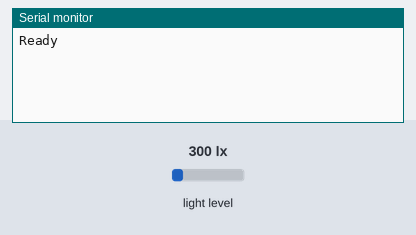
A sketch run on a simulated Arduino MKR. Parts: the last lines printed to the serial monitor. The inputs (shaded band) are chosen by the test bench; at power-on: light level 300 lx. WiFi joins after 1.5 s; servers stay silent unless stated; web services answer with replies made up by the test bench.

Above: at 2.7 s.
2.8 s: light level set to 500 lx
At 4.5 s:
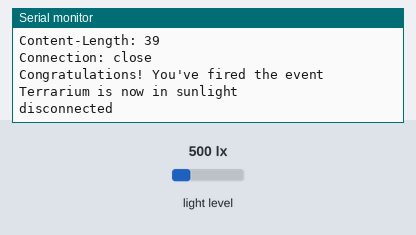
5.0 s: light level set to 40 lx
At 5.6 s:
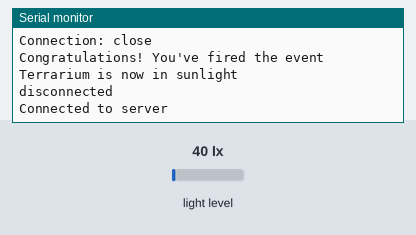

Measured:
- after the input at 2.8 s, the serial monitor: prints a new line after 0.20 s (image 1)

The sketch:

Task3.1IFTTT.ino
```cpp
#include <WiFiNINA.h>
#include "secrets.h"
#include <BH1750FVI.h>


//please enter your sensitive data in the Secret tab
char ssid[] = SECRET_SSID;
char pass[] = SECRET_PASS;

WiFiClient client;

char   HOST_NAME[] = "maker.ifttt.com";
String PATH_NAME   = "/trigger/sunlight/with/key/caH-RfyisLUV2vGsfTJfLw"; // change your EVENT-NAME and YOUR-KEY
String queryString = "?value1=";

BH1750FVI LightSensor(BH1750FVI::k_DevModeContLowRes);

bool flag = false;

void setup() {
  // initialize WiFi connection
  WiFi.begin(ssid, pass);
  LightSensor.begin();

  Serial.begin(9600);
  while (!Serial);
  while (WiFi.status() != WL_CONNECTED)
  {
      // delay is first because we already call it above.
      delay(3000);
      WiFi.begin(ssid, pass);

  }

  Serial.println("Ready");
}


void connect()
{
    // connect to web server on port 80:
  if (client.connect(HOST_NAME, 80)) {
    // if connected:
    Serial.println("Connected to server");
  }
  else {// if not connected:
    Serial.println("connection failed");
  }
}

void sendEmail(String value)
{

  connect();
  delay(500);

  Serial.println("Sending Email...");

  // make a HTTP request:
    // send HTTP header
    client.println("GET " + PATH_NAME + queryString + value + " HTTP/1.1");
    client.println("Host: " + String(HOST_NAME));
    client.println("Connection: close");
    client.println(); // end HTTP header


    while (client.connected()) {
      if (client.available()) {
        // read an incoming byte from the server and print it to serial monitor:
        char c = client.read();
        Serial.print(c);
      }
    }

        // the server's disconnected, stop the client:
    client.stop();
    Serial.print("\nTerrarium is now in "); Serial.println(value);

    Serial.println("disconnected\n\n");
}


void loop() {

  uint16_t lux = LightSensor.GetLightIntensity();
  //Serial.println(lux);

  if (flag && lux < 300 )
  {
    flag = false;
    sendEmail("shade");
  }
  else if (!flag && lux > 300)
  {
      flag = true;
      sendEmail("sunlight");
  }
  //delay(5000);
}
```

secrets.h
```cpp
// Use this file to store all of the private credentials
// and connection details

#define SECRET_SSID "Oliver's iPhone"		// replace MySSID with your WiFi network name
#define SECRET_PASS "12345678"	// replace MyPassword with your WiFi password
```
